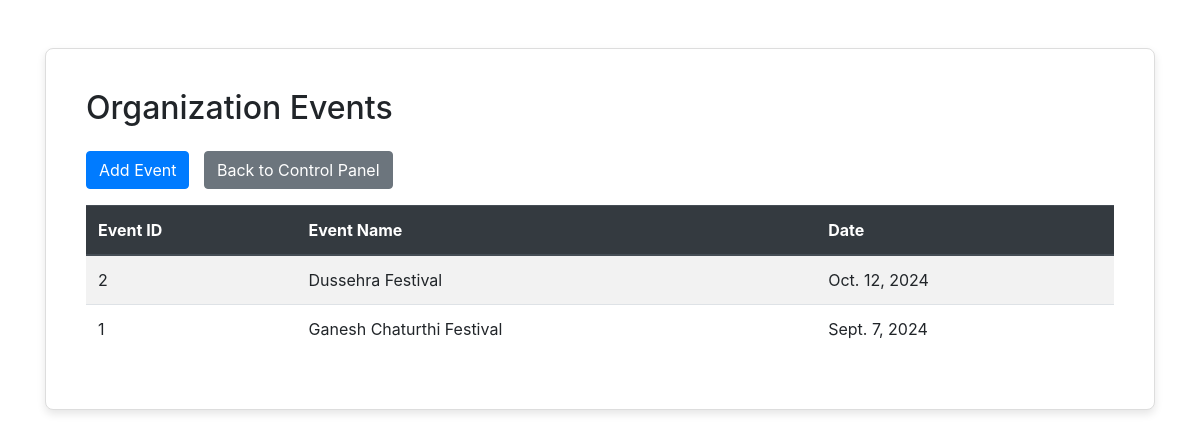
The app's page /api/events/ with its own data.
### sender_app/models.py (models this page shows, shortened)
class OrganizationEvent(models.Model):
    event_id = models.AutoField(primary_key=True)
    name = models.CharField(max_length=32)
    date = models.DateField()
    created_at = models.DateTimeField(auto_now_add=True)
    updated_at = models.DateTimeField(auto_now=True)

### sender_app/views.py (the view)
# urls.py: path('events/', OrganizationEventListView.as_view(), name='organization_events'),
class OrganizationEventListView(View):
    def get(self, request):
        events = OrganizationEvent.objects.all().order_by('-date')
        return render(request, 'email_sender_app/organization_events.html', {'events': events})

### sender_app/templates/email_sender_app/organization_events.html (shortened to what this page needs)
<!DOCTYPE html>
<html lang="en">
<head>
    <link rel="stylesheet" href="https://stackpath.bootstrapcdn.com/bootstrap/4.5.2/css/bootstrap.min.css">
</head>
<body>
    <div class="container mt-5">
        <div class="card">
            <div class="card-body">
                <h2 class="mb-4">Organization Events</h2>
                <a href="{% url 'create_event' %}" class="btn btn-primary mb-3">Add Event</a>
                <a href="{% url 'control_panel' %}" class="btn btn-secondary mb-3 btn-space">Back to Control Panel</a>
                <table class="table table-striped table-hover">
                    <thead class="thead-dark">
                        <tr>
                            <th>Event ID</th>
                            <th>Event Name</th>
                            <th>Date</th>
                        </tr>
                    </thead>
                    <tbody>
                        {% for event in events %}
                            <tr>
                                <td>{{ event.event_id }}</td>
                                <td>{{ event.name }}</td>
                                <td>{{ event.date }}</td>
                            </tr>
                        {% endfor %}
                    </tbody>
                </table>
            </div>
        </div>
    </div>
</body>
</html>

### sender_app/templates/email_sender_app/organization_events.html (style rules this page uses)
.card { border: 1px solid #ddd; border-radius: 8px; padding: 20px; box-shadow: 0 4px 8px rgba(0, 0, 0, 0.1); margin-top: 20px; background-color: #ffffff; }
.btn-space { margin-left: 10px; }
.table th, .table td { vertical-align: middle; }

### records on screen
OrganizationEvent: event_id "2", name "Dussehra Festival", date "Oct. 12, 2024"
OrganizationEvent: event_id "1", name "Ganesh Chaturthi Festival", date "Sept. 7, 2024"
